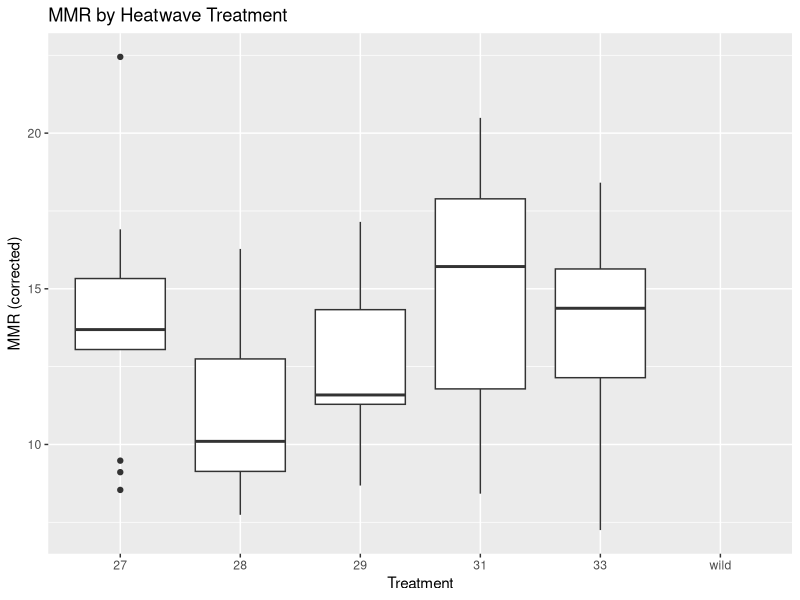
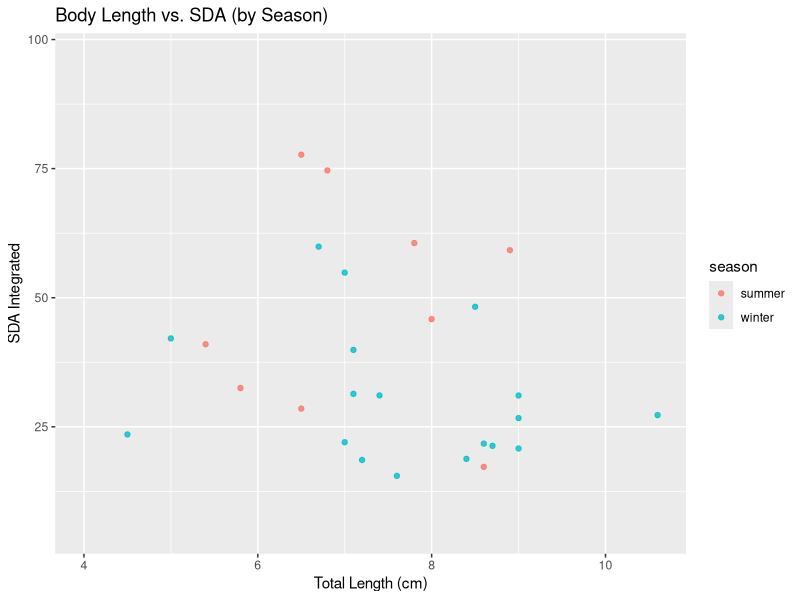

Write R code to recreate these figures, in order.
## ---- chunk 1
library(tidyverse)
library(broom)
library(readxl)
## ---- chunk 2
heatwaves_coral_fish <- read_csv("../data/VanWert_etal_2023_hawkfish.csv")
glimpse(heatwaves_coral_fish)
## ---- chunk 3
heatwaves_coral_fish |>
  summarise(
    mean_mmr   = mean(mmr_corrected, na.rm = TRUE),
    median_mmr = median(mmr_corrected, na.rm = TRUE),
    min_mmr    = min(mmr_corrected, na.rm = TRUE),
    max_mmr    = max(mmr_corrected, na.rm = TRUE),

    mean_smr   = mean(smr_low10_all, na.rm = TRUE),
    median_smr = median(smr_low10_all, na.rm = TRUE),
    min_smr    = min(smr_low10_all, na.rm = TRUE),
    max_smr    = max(smr_low10_all, na.rm = TRUE),

    mean_SDA   = mean(SDA_integrated, na.rm = TRUE),
    median_SDA = median(SDA_integrated, na.rm = TRUE),
    min_SDA    = min(SDA_integrated, na.rm = TRUE),
    max_SDA    = max(SDA_integrated, na.rm = TRUE),

    mean_bw    = mean(bw_g, na.rm = TRUE),
    mean_tl    = mean(tl_cm, na.rm = TRUE)
  )
## ---- chunk 4
# 1) Boxplot: Heatwave treatment vs. maximum metabolic rate (MMR)
heatwaves_coral_fish |>
  ggplot(aes(x = treatment_new, y = mmr_corrected)) +
  geom_boxplot() +
  labs(
    title = "MMR by Heatwave Treatment",
    x = "Treatment",
    y = "MMR (corrected)"
  )

# 2) Scatter: Body length vs. post-feeding energy use, colored by season
heatwaves_coral_fish |>
  ggplot(aes(x = tl_cm, y = SDA_integrated, color = season)) +
  geom_point(alpha = 0.8) +
  labs(
    title = "Body Length vs. SDA (by Season)",
    x = "Total Length (cm)",
    y = "SDA Integrated"
  )

